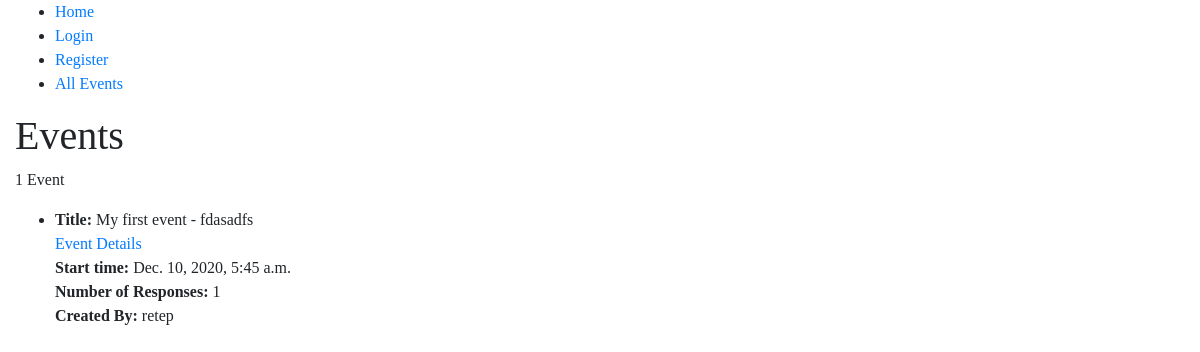
The page /prescreen/all-events on the database as committed earlier.
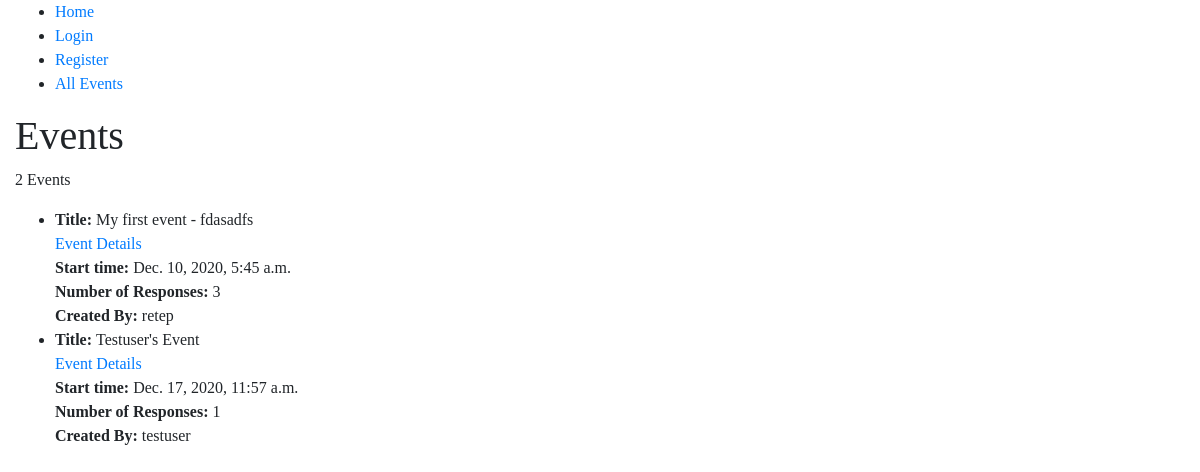
The same page on the database as committed later.
### prescreen/models.py (models this page shows, shortened)
class Event(models.Model):
    creator = models.ForeignKey(Account, on_delete=models.CASCADE)
    title = models.CharField(max_length=200, help_text="Enter a title for this event")
    start_time = models.DateTimeField(default=datetime.now)
    uuid = models.UUIDField(
        primary_key=True,
        default=uuid.uuid4,
        help_text="Unique ID for this event across whole system",
    )
    def num_responses(self):
        return Response.objects.filter(event=self.uuid).count()
    num_responses.short_description = "Number of Responses"
    def get_absolute_url(self):
        return reverse('event-detail', args=[str(self.uuid)])

### users/models.py (models this page shows, shortened)
class Account(models.Model):
    user = models.OneToOneField(User, on_delete=models.CASCADE)
    events = models.ManyToManyField(
        "prescreen.Event", blank=True
    )  # An account can have many events, and an event can belong to many accounts

### prescreen/views.py (the view)
# urls.py: path('all-events', views.AllEventList.as_view(), name='event-list-all'),
class AllEventList(generic.ListView):
    model = Event
    template = "prescreen/event_list.html"
    context_object_name = 'events'

### prescreen/templates/prescreen/event_list.html (shortened to what this page needs)
{% extends "prescreen/base.html" %}
{% block content %}
<h1> Events </h1>
<p> {{events|length}} Event{{ events|length|pluralize }}
</p>
<ul>
	{% for event in events %}
	<li>
		<strong> Title: </strong> {{ event.title }} <br>
		<a href="{{ event.get_absolute_url }}"> Event Details </a><br>
		<strong> Start time: </strong> {{ event.start_time }} <br>
		<strong> Number of Responses: </strong> {{ event.num_responses }} <br>
		<strong> Created By: </strong> {{ event.creator.user.username }} <br>
	</li>
	{% endfor %}
</ul>
{% endblock %}

### prescreen/templates/prescreen/base.html (shortened to what this page needs)
<!DOCTYPE html>
<html lang="en">
<head>
	<link rel="stylesheet" href="https://stackpath.bootstrapcdn.com/bootstrap/4.1.3/css/bootstrap.min.css">
	{% load static %}
	<link rel="stylesheet" href="{% static 'css/styles.css' %}">
</head>
<body>
	<div class="container-fluid">
		<div class="row">
			<div class="col">
				{% block sidebar %}
				<ul class="sidebar-nav">
					<li><a href="{% url 'home' %}">Home</a></li>
					{% if user.is_authenticated %}
					<li>User: {{ user.get_username }}</li>
					<li><a href="{% url 'logout'%}?next={% url 'home' %}">Logout</a></li>
					<li><a href="{% url 'event-create' %}">Create Event</a></li>
					<li><a href="{% url 'event-join' %}">Join Event</a></li>
					{% else %}
					<li><a href="{% url 'login'%}?next={{request.path}}">Login</a></li>
					<li><a href="{% url 'register'%}?next={{request.path}}">Register</a></li>
					{% endif %}
					<li><a href="{% url 'event-list-all' %}">All Events</a></li>
				</ul>
				{% endblock %}
            </div>
		</div>
		<div class="row">
			<div class="col">
				{% block content %}
				{% endblock content %}
            </div>
		</div>
	</div>
</body>
</html>

### prescreen/static/css/styles.css (style rules this page uses)
* { font-family: Cambria, Cochin, Georgia, Times, 'Times New Roman', serif; }

Rows that differ between the two databases and show on the page:
computed for Event "My first event - fdasadfs": num_responses "1" → "3"
added Event: title "Testuser's Event", start_time "Dec. 17, 2020, 11:57 a.m.", num_responses "1", creator.user.username "testuser"
Other text that changed with them:
{{ events|length }}: "1" → "2"
